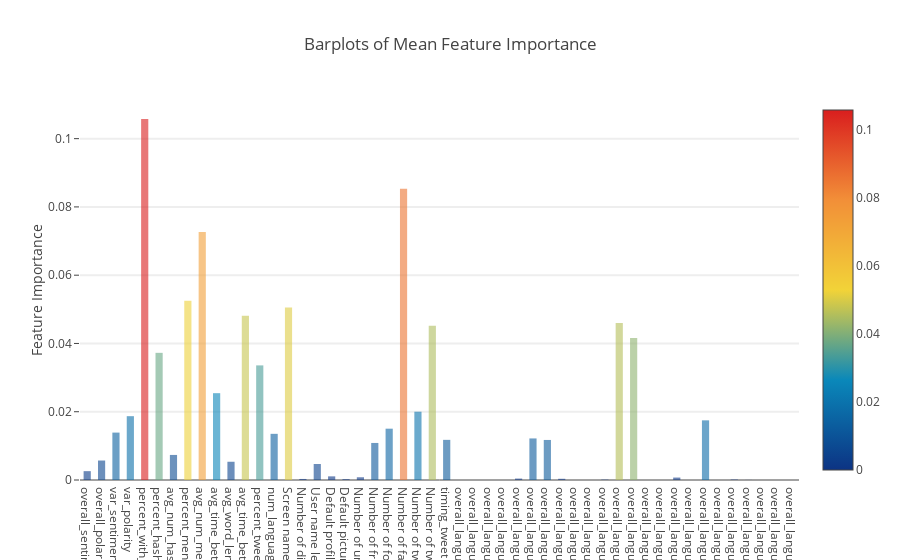

Source (notebook cell):
### Markdown cell above
### Plotly Barplot of Average Feature Importances

Having obtained the mean feature importance across all our classifiers, we can plot them into a Plotly bar plot as follows:

### Code cell
y = feature_dataframe['mean'].values
x = feature_dataframe['features'].values
data = [go.Bar(
            x= x,
             y= y,
            width = 0.5,
            marker=dict(
               color = feature_dataframe['mean'].values,
            colorscale='Portland',
            showscale=True,
            reversescale = False
            ),
            opacity=0.6
        )]

layout= go.Layout(
    autosize= True,
    title= 'Barplots of Mean Feature Importance',
    hovermode= 'closest',
#     xaxis= dict(
#         title= 'Pop',
#         ticklen= 5,
#         zeroline= False,
#         gridwidth= 2,
#     ),
    yaxis=dict(
        title= 'Feature Importance',
        ticklen= 5,
        gridwidth= 2
    ),
    showlegend= False
)
fig = go.Figure(data=data, layout=layout)
py.iplot(fig, filename='bar-direct-labels')

### Figure 1 — Plotly figure (JSON) as saved in the notebook; plotly's stock layout.template omitted (floating-point values rounded to 4 significant figures)
{"data": [{"marker": {"color": [0.002592, 0.005707, 0.01389, 0.01869, 0.1058, 0.03725, 0.00734, 0.05248, 0.07265, 0.02544, 0.005347, 0.04813, 0.03357, 0.01353, 0.05056, 0.0003033, 0.004683, 0.001067, 0.0002467, 0.0008014, 0.01085, 0.01503, 0.08534, 0.02001, 0.04518, 0.01176, 7.658e-06, 0, 0, 0, 0.0004187, 0.01218, 0.01173, 0.0003539, 5.545e-06, 9.304e-06, 0.0001115, 0.04597, 0.04164, 1.493e-06, 0, 0.0007153, 3.738e-06, 0.01748, 2.722e-06, 0.0001368, 2.337e-05, 0, 0, 1.117e-06], "colorscale": "Portland", "reversescale": false, "showscale": true}, "opacity": 0.6, "type": "bar", "uid": "b680b639-0d57-41b2-a2ee-4205db58d8cc", "width": 0.5, "x": ["overall_sentiment", "overall_polarity", "var_sentiment", "var_polarity", "percent_with_emoji", "percent_hashtag", "avg_num_hashtags", "percent_mention", "avg_num_mentions", "avg_time_between_mention", "avg_word_len", "avg_time_between_rt", "percent_tweet_rt", "num_languages", "Screen name length", "Number of digits in screen name", "User name length", "Default profile (binary)", "Default picture (binary)", "Number of unique profile descriptions", "Number of friends", "Number of followers", "Number of favorites", "Number of tweets per hour", "Number of tweets total", "timing_tweet", "overall_language_ar", "overall_language_ca", "overall_language_cs", "overall_language_da", "overall_language_de", "overall_language_en", "overall_language_es", "overall_language_fr", "overall_language_he", "overall_language_hu", "overall_language_id", "overall_language_it", "overall_language_ja", "overall_language_ko", "overall_language_ml", "overall_language_nl", "overall_language_no", "overall_language_pt", "overall_language_ro", "overall_language_ru", "overall_language_sv", "overall_language_th", "overall_language_tr", "overall_language_zh-cn"], "y": [0.002592, 0.005707, 0.01389, 0.01869, 0.1058, 0.03725, 0.00734, 0.05248, 0.07265, 0.02544, 0.005347, 0.04813, 0.03357, 0.01353, 0.05056, 0.0003033, 0.004683, 0.001067, 0.0002467, 0.0008014, 0.01085, 0.01503, 0.08534, 0.02001, 0.04518, 0.01176, 7.658e-06, 0, 0, 0, 0.0004187, 0.01218, 0.01173, 0.0003539, 5.545e-06, 9.304e-06, 0.0001115, 0.04597, 0.04164, 1.493e-06, 0, 0.0007153, 3.738e-06, 0.01748, 2.722e-06, 0.0001368, 2.337e-05, 0, 0, 1.117e-06]}], "layout": {"autosize": true, "hovermode": "closest", "showlegend": false, "title": "Barplots of Mean Feature Importance", "yaxis": {"gridwidth": 2, "ticklen": 5, "title": "Feature Importance"}}}
